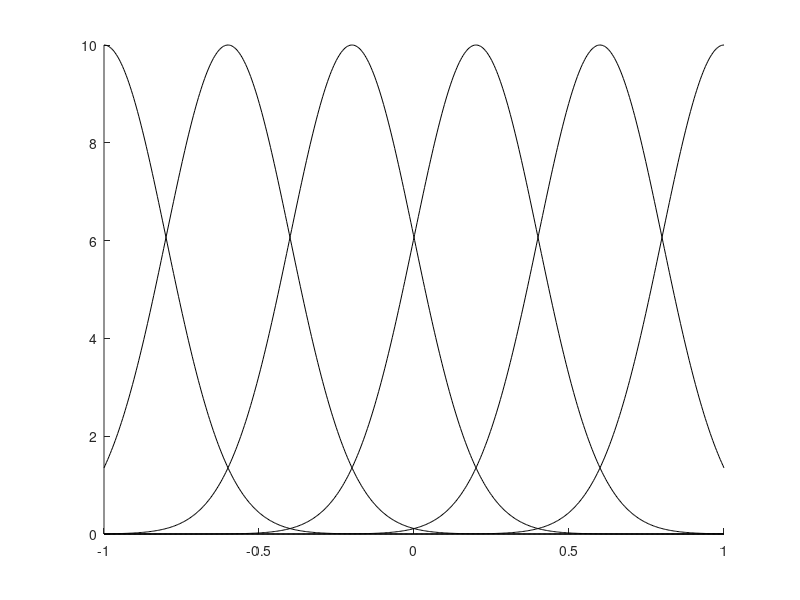
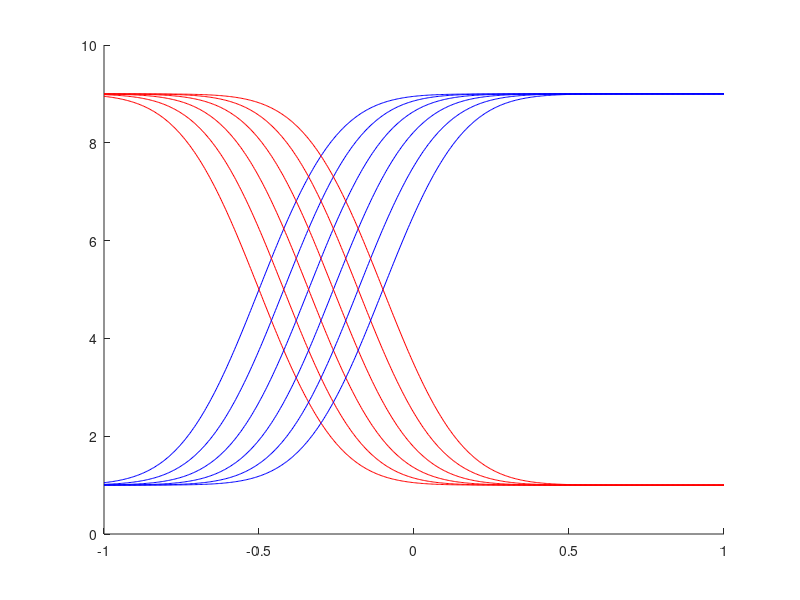

Write the MATLAB code that produced these figures, in order. (Note: this script raises an error after producing the figures.)
% Gaussian function for each ROIs
clear
clc
GausCategFun = @(c1,c2,c3,x) c1*exp((-1)*((x - c2).^2)./(2*(c3^2)));
c3 = 0.2;
xRange = linspace(-1,1,500);
c2 = [-1,-0.6,-0.2,0.2,0.6,1];
c1 = 10;
NoiseAmp = 2;
nROI = length(c2);
StimTypes = c2;
nStims = length(c2);
cROIfun = cell(nROI,1);
cROICurve = cell(nROI,1);
figure;
hold on
for cROI = 1 : nROI
    cROIfun{cROI} = @(x) GausCategFun(c1,c2(cROI),c3,x);
    cROICurve{cROI} = GausCategFun(c1,c2(cROI),c3,xRange);
    plot(xRange,cROICurve{cROI},'k')
end
%% Categorical ROIs
clear
clc
SigmoidalFun = @(g,l,u,v,x) g+(1-g-l)*0.5*(1+erf((x-u)/sqrt(2*v^2)));
NoiseAmp = 2;
SigAmp = 10;
uAll = linspace(-0.2,0.2,6);
g = 0.1;
l = 0.1;
v = 0.2;
xRange = linspace(-1,1,500);
StimTypes = [-1,-0.6,-0.2,0.2,0.6,1];
nStims = length(StimTypes);

nROI = length(uAll)*2;
cROIfun = cell(nROI,1);
cROICurve = cell(nROI,1);
xShift = 0.3;
figure;
hold on
for cROI = 1 : (nROI/2)
    cROIfun{cROI} = @(x) SigAmp * SigmoidalFun(g,l,uAll(cROI),v,x+xShift);
    cROICurve{cROI} = SigAmp * SigmoidalFun(g,l,uAll(cROI),v,xRange+xShift);
    plot(xRange,cROICurve{cROI},'b');
    cROIfun{cROI+nROI/2} = @(x) SigAmp * (1-SigmoidalFun(g,l,uAll(cROI),v,x+xShift));
    cROICurve{cROI+nROI/2} = SigAmp * (1 - SigmoidalFun(g,l,uAll(cROI),v,xRange+xShift));
    plot(xRange,cROICurve{cROI+nROI/2},'r');
end

%%
StimTrials = 300;
StimROIData = zeros(StimTrials,nROI);
TrStims = zeros(StimTrials,1);
for cTr = 1 : StimTrials
    cTrStim = StimTypes(randsample(nStims,1));
    TrStims(cTr) = cTrStim;
    
    cTrData = zeros(nROI,1);
    for cROI = 1 : nROI
        cTrData(cROI) = cROIfun{cROI}(cTrStim) + NoiseAmp/5*randn(1);
    end
    StimROIData(cTr,:) = cTrData;
end

%
RealLoss = zeros(StimTrials,1);
TrTypes = TrStims > 0;
TrainMdl = fitcsvm(StimROIData,TrTypes);
c = crossval(TrainMdl,'leaveOut','on');
CVTrInds = zeros(StimTrials,1);
for cTrs = 1 : StimTrials
    CVTrInds(cTrs) = find(c.Partition.test(cTrs));
end
L = kfoldLoss(c,'mode','individual');
RealLoss(CVTrInds) = L;
%

StimRProb = zeros(nStims,1);
StimAvgData = zeros(nStims,nROI);
for cStimInds = 1 : nStims
    cStim = StimTypes(cStimInds);
    cStimTrs = TrStims == cStim;
    cStimRProb = mean(RealLoss(cStimTrs));
    if cStim <= 0
        StimRProb(cStimInds) = cStimRProb;
    else
        StimRProb(cStimInds) = 1 - cStimRProb;
    end
    
    cStimDataAvg = mean(StimROIData(cStimTrs,:));
    StimAvgData(cStimInds,:) = cStimDataAvg;
end
[~,Scores] = predict(TrainMdl,StimAvgData);
NormScores = (Scores(:,2) - min(Scores(:,2)))/(max(Scores(:,2)) - min(Scores(:,2)));
hf = figure;
hold on
plot(StimTypes,NormScores,'k-o')
Fittt = FitPsycheCurveWH_nx(StimTypes,NormScores);
plot(Fittt.curve(:,1),Fittt.curve(:,2),'r');
Fittt.ffit.u
%%

CategMdFun = @(g,l,u,v,x) g+(1-g-l)*0.5*(1+erf((x-u)/sqrt(2*v^2)));
